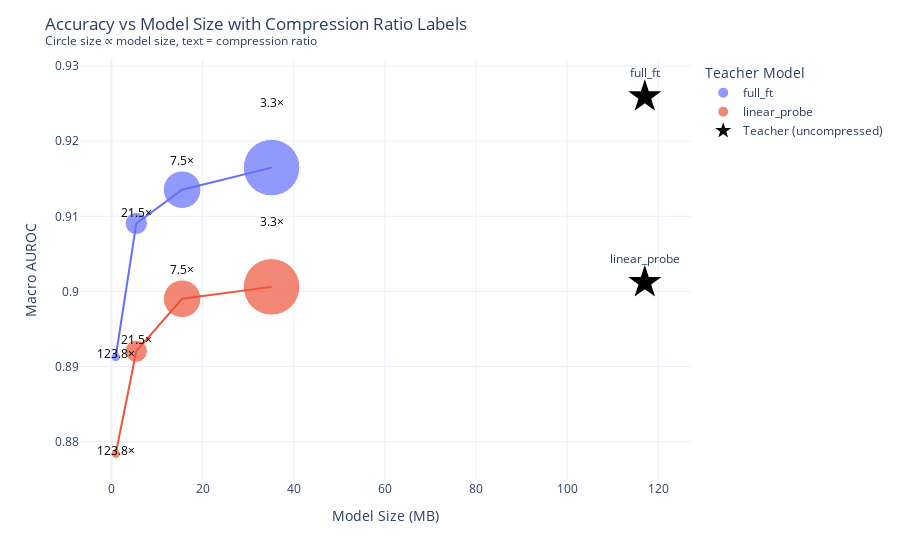

Write notebook code for a chart like this one.
### Code cell
# ---------- Student models ----------
fig = px.scatter(
    df,
    x='student_size_mb',
    y='best_macro_auroc',
    color='teacher_type',
    size='student_size_mb',
    size_max=40,  # larger blobs
    hover_data={
        'student_size_mb': ':.2f',
        'compression_ratio': ':.2f',
        'param_reduction_pct': ':.1f',
        'performance_retention_pct': ':.1f',
        'performance_gap': ':.3f',
        'temperature': True
    }
)

# ---------- Add line connections for each teacher type ----------
for teacher in df['teacher_type'].unique():
    df_teacher = df[df['teacher_type'] == teacher].sort_values('student_size_mb')  # sort for proper line
    fig.add_trace(
        go.Scatter(
            x=df_teacher['student_size_mb'],
            y=df_teacher['best_macro_auroc'],
            mode='lines',
            line=dict(width=2, color=px.colors.qualitative.Plotly[df['teacher_type'].unique().tolist().index(teacher)]),
            showlegend=False  # don't add extra legend entries for lines
        )
    )

# ---------- Add compression ratio labels above circles ----------
y_offset = df['student_size_mb'] / df['student_size_mb'].max() * 0.0085
fig.add_trace(
    go.Scatter(
        x=df['student_size_mb'],
        y=df['best_macro_auroc'] + y_offset,
        text=df['compression_ratio'].map(lambda x: f"{x:.1f}×"),
        mode='text',
        showlegend=False,
        textfont=dict(size=12, color='black'),
    )
)

# ---------- Teacher models ----------
teachers = (
    df[['teacher_type', 'teacher_size_mb', 'teacher_macro_auroc']]
    .drop_duplicates()
)

fig.add_trace(
    go.Scatter(
        x=teachers['teacher_size_mb'],
        y=teachers['teacher_macro_auroc'],
        mode='markers+text',
        marker=dict(
            symbol='star',
            size=25,
            color='black'
        ),
        name='Teacher (uncompressed)',
        hovertemplate=(
            "Teacher: %{text}<br>"
            "Size: %{x:.1f} MB<br>"
            "Macro AUROC: %{y:.3f}<extra></extra>"
        ),
        text=teachers['teacher_type'],
        textposition='top center'
    )
)

# ---------- Layout ----------
fig.update_layout(
    title='Accuracy vs Model Size with Compression Ratio Labels<br>'
          '<sup>Circle size ∝ model size, text = compression ratio</sup>',
    xaxis_title='Model Size (MB)',
    yaxis_title='Macro AUROC',
    legend_title='Teacher Model',
    template='plotly_white'
)
fig.show()

### Figure 1 — Plotly figure (JSON) as saved in the notebook; plotly's stock layout.template omitted (floating-point values rounded to 4 significant figures)
{"data": [{"customdata": [[123.8, 99.19, 96.26, 0.03465, 4], [21.46, 95.34, 98.18, 0.01688, 4], [7.545, 86.75, 98.66, 0.01239, 4], [3.331, 69.98, 98.98, 0.009447, 4]], "hovertemplate": "teacher_type=full_ft<br>student_size_mb=%{marker.size:.2f}<br>best_macro_auroc=%{y}<br>compression_ratio=%{customdata[0]:.2f}<br>param_reduction_pct=%{customdata[1]:.1f}<br>performance_retention_pct=%{customdata[2]:.1f}<br>performance_gap=%{customdata[3]:.3f}<br>temperature=%{customdata[4]}<extra></extra>", "legendgroup": "full_ft", "marker": {"color": "#636efa", "size": [0.9452, 5.454, 15.51, 35.14], "sizemode": "area", "sizeref": 0.02196, "symbol": "circle"}, "mode": "markers", "name": "full_ft", "orientation": "v", "showlegend": true, "type": "scatter", "x": [0.9452, 5.454, 15.51, 35.14], "xaxis": "x", "y": [0.8913, 0.909, 0.9135, 0.9165], "yaxis": "y"}, {"customdata": [[123.8, 99.19, 97.47, 0.02281, 4], [21.46, 95.34, 98.98, 0.009154, 4], [7.545, 86.75, 99.76, 0.002174, 4], [3.331, 69.98, 99.93, 0.0005892, 4]], "hovertemplate": "teacher_type=linear_probe<br>student_size_mb=%{marker.size:.2f}<br>best_macro_auroc=%{y}<br>compression_ratio=%{customdata[0]:.2f}<br>param_reduction_pct=%{customdata[1]:.1f}<br>performance_retention_pct=%{customdata[2]:.1f}<br>performance_gap=%{customdata[3]:.3f}<br>temperature=%{customdata[4]}<extra></extra>", "legendgroup": "linear_probe", "marker": {"color": "#EF553B", "size": [0.9452, 5.454, 15.51, 35.14], "sizemode": "area", "sizeref": 0.02196, "symbol": "circle"}, "mode": "markers", "name": "linear_probe", "orientation": "v", "showlegend": true, "type": "scatter", "x": [0.9452, 5.454, 15.51, 35.14], "xaxis": "x", "y": [0.8784, 0.892, 0.899, 0.9006], "yaxis": "y"}, {"line": {"color": "#636EFA", "width": 2}, "mode": "lines", "showlegend": false, "type": "scatter", "x": [0.9452, 5.454, 15.51, 35.14], "y": [0.8913, 0.909, 0.9135, 0.9165]}, {"line": {"color": "#EF553B", "width": 2}, "mode": "lines", "showlegend": false, "type": "scatter", "x": [0.9452, 5.454, 15.51, 35.14], "y": [0.8784, 0.892, 0.899, 0.9006]}, {"mode": "text", "showlegend": false, "text": ["123.8×", "21.5×", "7.5×", "3.3×", "123.8×", "21.5×", "7.5×", "3.3×"], "textfont": {"color": "black", "size": 12}, "type": "scatter", "x": [0.9452, 5.454, 15.51, 35.14, 0.9452, 5.454, 15.51, 35.14], "y": [0.8915, 0.9104, 0.9173, 0.925, 0.8786, 0.8934, 0.9028, 0.9091]}, {"hovertemplate": "Teacher: %{text}<br>Size: %{x:.1f} MB<br>Macro AUROC: %{y:.3f}<extra></extra>", "marker": {"color": "black", "size": 25, "symbol": "star"}, "mode": "markers+text", "name": "Teacher (uncompressed)", "text": ["full_ft", "linear_probe"], "textposition": "top center", "type": "scatter", "x": [117.0, 117.0], "y": [0.9259, 0.9012]}], "layout": {"legend": {"itemsizing": "constant", "title": {"text": "Teacher Model"}, "tracegroupgap": 0}, "margin": {"t": 60}, "title": {"text": "Accuracy vs Model Size with Compression Ratio Labels<br><sup>Circle size ∝ model size, text = compression ratio</sup>"}, "xaxis": {"anchor": "y", "domain": [0, 1], "title": {"text": "Model Size (MB)"}}, "yaxis": {"anchor": "x", "domain": [0, 1], "title": {"text": "Macro AUROC"}}}}
